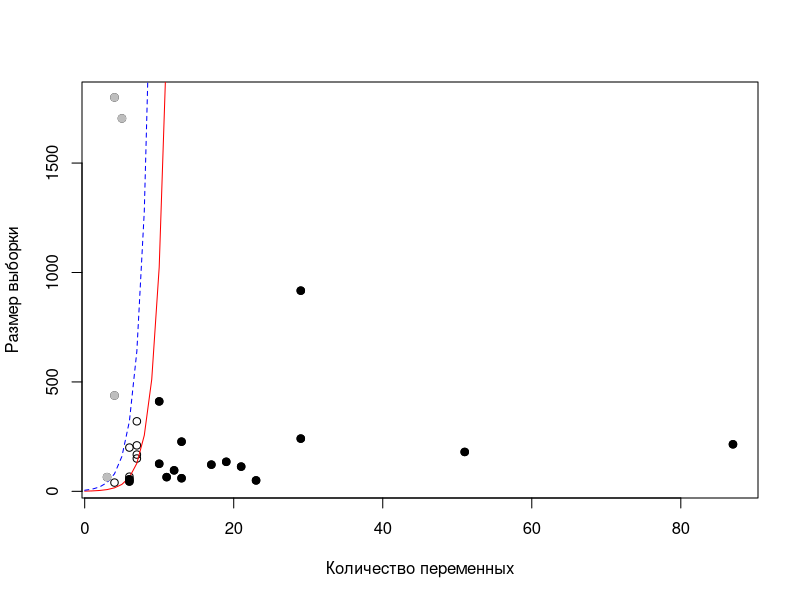
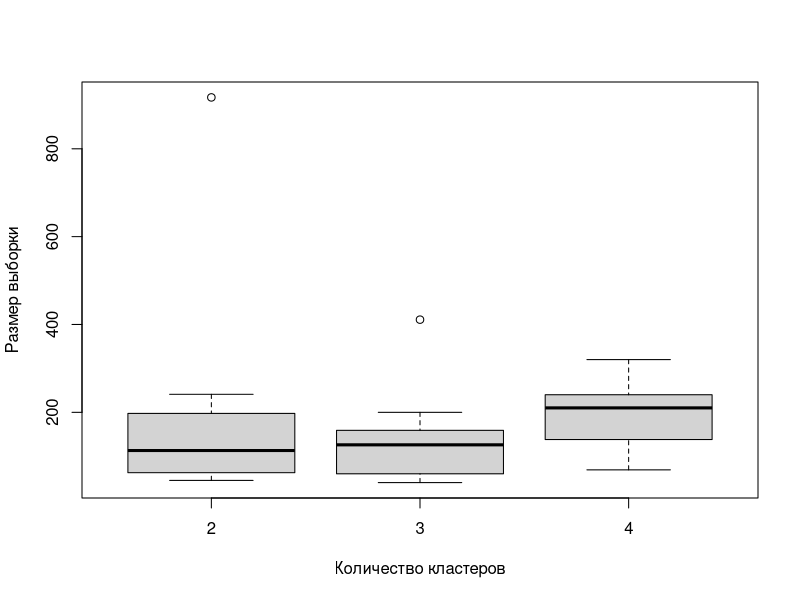

R code for these plots, in order:
# Скрипт для обработки результатов исследования применения кластерного анализа методом К средних 
# в украинских научных публикациях по психологии

# Расшифорвка названий полей

id = list(
"author" = "Перечень авторов",
"title" = "Название публикации",
"year" = "Год публикации",
"k-means" = "Использование метода К средних",
"levels_num" = "Количество переменных, использованных для разбиения на кластеры",
"tests_num" = "Количество тестов, упомянутых в работе и для кластеризации в частности",
"ierarch" = "Примение в качестве обоснования для выделения групп иерархического кластерного анализа",
"normalize" = "Применение предварительной нормализации данных",
"raw_desc" = "Описание исходных данных",
"fa_pca" = "Предварительное преобразование данных с применением метода главных компонент или эксплораторного факторного анализа",
"descriptive" = "Применение описательной статистики в анализе результатов",
"t_student" = "Применение критерия Стьюдента для обоснования валидности кластеров",
"anova" = "Применение дисперсионного анализа для обоснования валидности кластеров",
"fishers_phi" = "Применение критерия углового преобразования Фишера для обоснования валидности кластеров",
"u_mw" = "Применение критерия U Манна-Уитни для обоснования валидности кластера",
"h_k_w" = "Применение H критерия Краскала-Уоллиса для обоснования валидности кластеров",
"post_fa" = "Применение факторного анализа к результатам кластеризации",
"cluster_num" = "Количество кластеров, выбранное исследователями",
"sample" = "Размер выборки в исследовании",
"external_vaildation" = "Внешняя валидация кластеров",
"soft" = "Описание использованного для анализа ПО",
"argument" = "Наличие аргументации по количеству выделенных кластеров",
"full_citation" = "Библиографическое описание публикации",
"extra" = "Дополнительные примечания")

# Чтение базы данных

data <- read.csv('2015.11.05 - Cluster.csv', header=T,sep="\t")

# Количество публикаций за период
table(data$year)

# Количество переменных для кластеризации и выборка
lev_sample <- data[c("sample","levels_num")]
lev_sample <- rbind(lev_sample,c(917,29))
lev_sample <- rbind(lev_sample,c(240,NA))
lev_sample <- rbind(lev_sample,c(138,NA))

# Количество тестов, переменных и выборок в статьях
summary(data$tests_num)
summary(lev_sample$levels_num)
summary(lev_sample$sample)

# Количество работ, соответствующее критерию Формана

sum(lev_sample$sample > 5*2^lev_sample$levels_num,na.rm=T)
sum(lev_sample$sample > 5*2^lev_sample$levels_num,na.rm=T)/nrow(lev_sample)
sum(lev_sample$sample > 2^lev_sample$levels_num,na.rm=T)
sum(lev_sample$sample > 2^lev_sample$levels_num,na.rm=T)/nrow(lev_sample)

# График количества переменных и размера выборок

plot(lev_sample$levels_num, lev_sample$sample, xlab="Количество переменных", ylab="Размер выборки")
lines(0:max(lev_sample$levels_num,na.rm=T),2^(0:max(lev_sample$levels_num,na.rm=T)),col="red")
lines(0:max(lev_sample$levels_num,na.rm=T),5*2^(0:max(lev_sample$levels_num,na.rm=T)),col="blue",lty=2)

points(lev_sample$levels_num[lev_sample$sample > 5*2^lev_sample$levels_num],lev_sample$sample[lev_sample$sample > 5*2^lev_sample$levels_num],pch=19,col="gray")
points(lev_sample$levels_num[lev_sample$sample < 2^lev_sample$levels_num],lev_sample$sample[lev_sample$sample < 2^lev_sample$levels_num],pch=19)

# Количество кластеров в исследованиях

clust_sample <- data[c("sample","cluster_num")]
clust_sample <- rbind(clust_sample,c(917,2))
clust_sample <- rbind(clust_sample,c(240,4))
clust_sample <- rbind(clust_sample,c(138,4))

table(clust_sample$cluster_num)
format(prop.table(table(clust_sample$cluster_num))*100,nsmall=1,digits=1)

# Наличие обоснования числа кластеров

sum(!is.na(data$argument))

# График количества кластеров и размеров выборок

clust_sample <- clust_sample[clust_sample$cluster_num %in% 2:4,]

boxplot(clust_sample$sample~clust_sample$cluster_num, xlab="Количество кластеров", ylab="Размер выборки")

# Применяемое программное обеспечение (удалены версии программных продуктов)

format(table(gsub('[[:digit:]]+', '', data$soft),useNA="ifany")/nrow(data)*100,nsmall=1,digits=1)

# Таблица методов, применяемых для анализа результатов кластеризации

temp <- cbind(unlist(id[names(data[13:19])]),colSums(data[13:19]),colSums(data[13:19])/nrow(data)*100)
temp <- as.data.frame(temp)
temp[,3] <- as.numeric(as.character(temp[,3]))
names(temp) <- c("Метод", "Количество работ", "Процент работ")
format(temp,digits=1,nsmall=1)
